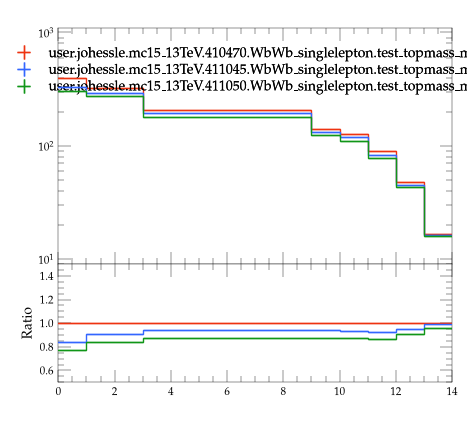

Recreate this plot in Python.
#! /usr/bin/env python3

# This Python script was auto-generated using YODA v2.1.2.
# Analysis object: /WbWb_singlelepton/cutflow
# Timestamp: 07-08-2026 (09:16:01)

import matplotlib as mpl
import matplotlib.pyplot as plt
mpl.use('Agg') # comment out for interactive use
import os
import numpy as np
from numpy import nan, inf

plotDir = os.path.split(os.path.realpath(__file__))[0]
if 'YODA_USER_PLOT_PATH' in globals():
    plot_outdir = globals()['YODA_USER_PLOT_PATH']
else:
    plot_outdir = plotDir

#plot style
plt.style.use(os.path.join(plotDir, '../default.mplstyle'))
# plot metadata
figW, figH = plt.rcParams['figure.figsize']
ax_xLabel = ''
ax_yLabel = ''
ax_title  = ''
ax_xScale = 'linear'
ax_yScale = 'log'
xLims = (0.0, 14.0)
yLims = (9.0, 1100.0)

# TeX-friendly labels for the legend
labels = {
  'legend' : ([ r"user.johessle.mc15\_13TeV.410470.WbWb\_singlelepton.test\_topmass\_mppui", r"user.johessle.mc15\_13TeV.411045.WbWb\_singlelepton.test\_topmass\_mppui", r"user.johessle.mc15\_13TeV.411050.WbWb\_singlelepton.test\_topmass\_mppui" ], r""),
}

# Adjust canvas width and height
canvasW = 10.0
canvasH = 9.0
figW *= canvasW/10.
figH *= canvasH/9.

# Create figure and axis objects
fig, (ax, ratio0_ax) = plt.subplots(2, 1, sharex=True,
                  figsize=(figW,figH), gridspec_kw={'height_ratios': (6.0, 3.0)})

# Set figure margins
plt.subplots_adjust(
    left   = 1.0 * plt.rcParams['figure.subplot.left'],
    right  = 1.0 * plt.rcParams['figure.subplot.right'],
    top    = 1.0 * plt.rcParams['figure.subplot.top'],
    bottom = 1.0 * plt.rcParams['figure.subplot.bottom'])

ratio0_ax.yaxis.set_major_locator(mpl.ticker.MultipleLocator(0.2))
ratio0_ax.set_ylim(0.5, 1.4999)
ratio0_ax.set_ylabel('Ratio')

# the numerical data is stored in a separate file
dataf = dict()
prefix = os.path.split(__file__)[0]
if prefix:    prefix = prefix + '/'
exec(open(prefix+'cutflow__data.py').read(), dataf)


legend_handles = dict() # keep track of handles for the legend

# style options for curves
# starts at zorder>=5 to draw curve on top of legend
styles = {
  'user.johessle.mc15_13TeV.410470.WbWb_singlelepton.test_topmass_mppui.yoda': {
    'color' : '#EE3311',
    'linestyle' : '-',
    'lineopacity' : 1.0,
    'linewidth' : 1,
    'marker' : 'none',
    'markersize' : 2,
    'capsize' : 0.0,
    'zorder' : 5,
    'histstyle' : 1,
    'drawstyle' : 'steps-pre',
    'xerrorbars' : 1,
    'yerrorbars' : 1,
    'fillcolor' : None,
    'fillopacity' : 1.0,
    'ratio0_linestyle' : '-',
    'ratio0_lineopacity' : 1.0,
    'ratio0_linewidth' : 1,
    'ratio0_marker' : 'none',
    'ratio0_markersize' : 2,
    'ratio0_capsize' : 0.0,
    'ratio0_zorder' : 5,
    'ratio0_histstyle' : 1,
    'ratio0_drawstyle' : 'steps-pre',
    'ratio0_xerrorbars' : 1,
    'ratio0_yerrorbars' : 1,
  },
  'user.johessle.mc15_13TeV.411045.WbWb_singlelepton.test_topmass_mppui.yoda': {
    'color' : '#3366FF',
    'linestyle' : '-',
    'lineopacity' : 1.0,
    'linewidth' : 1,
    'marker' : 'none',
    'markersize' : 2,
    'capsize' : 0.0,
    'zorder' : 6,
    'histstyle' : 1,
    'drawstyle' : 'steps-pre',
    'xerrorbars' : 1,
    'yerrorbars' : 1,
    'fillcolor' : None,
    'fillopacity' : 1.0,
    'ratio0_linestyle' : '-',
    'ratio0_lineopacity' : 1.0,
    'ratio0_linewidth' : 1,
    'ratio0_marker' : 'none',
    'ratio0_markersize' : 2,
    'ratio0_capsize' : 0.0,
    'ratio0_zorder' : 6,
    'ratio0_histstyle' : 1,
    'ratio0_drawstyle' : 'steps-pre',
    'ratio0_xerrorbars' : 1,
    'ratio0_yerrorbars' : 1,
  },
  'user.johessle.mc15_13TeV.411050.WbWb_singlelepton.test_topmass_mppui.yoda': {
    'color' : '#109618',
    'linestyle' : '-',
    'lineopacity' : 1.0,
    'linewidth' : 1,
    'marker' : 'none',
    'markersize' : 2,
    'capsize' : 0.0,
    'zorder' : 7,
    'histstyle' : 1,
    'drawstyle' : 'steps-pre',
    'xerrorbars' : 1,
    'yerrorbars' : 1,
    'fillcolor' : None,
    'fillopacity' : 1.0,
    'ratio0_linestyle' : '-',
    'ratio0_lineopacity' : 1.0,
    'ratio0_linewidth' : 1,
    'ratio0_marker' : 'none',
    'ratio0_markersize' : 2,
    'ratio0_capsize' : 0.0,
    'ratio0_zorder' : 7,
    'ratio0_histstyle' : 1,
    'ratio0_drawstyle' : 'steps-pre',
    'ratio0_xerrorbars' : 1,
    'ratio0_yerrorbars' : 1,
  },
}

# curve from input yoda files in main panel
for label, yvals in dataf['yvals'].items():
    if all(np.isnan(v) for v in dataf['yvals'][label]):
        continue
    tmp = None
    if styles[label]['histstyle']: # draw as histogram
        xpos = dataf['xedges'][label] if styles[label]['drawstyle'] else dataf['xpoints'][label]
        ypos = np.insert(yvals, 0, yvals[0]) if styles[label]['drawstyle'] else yvals
        if styles[label]['fillcolor']: # fill area below curve
            ax.fill_between(xpos, ypos, step='pre',
                            color=styles[label]['fillcolor'],
                            alpha=styles[label]['fillopacity'])
        tmp, = ax.plot(xpos, ypos,
                       color=styles[label]['color'],
                       linestyle=styles[label]['linestyle'],
                       alpha=styles[label]['lineopacity'],
                       linewidth=styles[label]['linewidth'],
                       drawstyle=styles[label]['drawstyle'], solid_joinstyle='miter',
                       zorder=styles[label]['zorder'], label=label)
    tmp = ax.errorbar(dataf['xpoints'][label], yvals,
                      xerr=np.array(dataf['xerrs'][label])*styles[label]['xerrorbars'],
                      yerr=np.array(dataf['yerrs'][label])*styles[label]['yerrorbars'],
                      fmt=styles[label]['marker'], capsize=styles[label]['capsize'],
                      alpha=styles[label]['lineopacity'],
                      markersize=styles[label]['markersize'],
                      ecolor=styles[label]['color'],
                      color=styles[label]['color'], zorder=styles[label]['zorder'])
    tmp[-1][0].set_linestyle(styles[label]['linestyle'])
    tmp[-1][0].set_linewidth(styles[label]['linewidth'])
    if label in dataf['add_legend_handle']:  legend_handles[label] = tmp
    for varLabel in dataf['variation_yvals'].keys():
        if varLabel.startswith(label):
            tmp, = ax.plot(dataf['xedges'][label], dataf['variation_yvals'][varLabel],
                           color=styles[label]['color'],
                           linestyle=styles[label]['linestyle'],
                           linewidth=styles[label]['linewidth'],
                           drawstyle='steps-pre', solid_joinstyle='miter',
                           zorder=styles[label]['zorder'], alpha=0.5)


# plots on ratio panel
# curve from input yoda files in ratio panel
for label, yvals in dataf['ratio0_yvals'].items():
    if all(np.isnan(v) for v in yvals):
        continue
    if styles[label]['ratio0_histstyle']: # plot as histogram
        xpos = dataf['xedges']['user.johessle.mc15_13TeV.410470.WbWb_singlelepton.test_topmass_mppui.yoda'] if styles[label]['ratio0_drawstyle'] else dataf['xpoints']['user.johessle.mc15_13TeV.410470.WbWb_singlelepton.test_topmass_mppui.yoda']
        ypos = np.insert(yvals, 0, yvals[0]) if styles[label]['ratio0_drawstyle'] else yvals
        ratio0_ax.plot(xpos, ypos,
                       color=styles[label]['color'],
                       linewidth=styles[label]['linewidth'],
                       linestyle=styles[label]['ratio0_linestyle'],
                       alpha=styles[label]['ratio0_lineopacity'],
                       drawstyle=styles[label]['ratio0_drawstyle'], zorder=styles[label]['zorder'],
                       solid_joinstyle='miter')
    tmp = ratio0_ax.errorbar(dataf['xpoints']['user.johessle.mc15_13TeV.410470.WbWb_singlelepton.test_topmass_mppui.yoda'], yvals,
                             xerr=np.array(dataf['ref_xerrs'])*styles[label]['ratio0_xerrorbars'],
                             yerr=np.array(dataf['ratio0_yerrs'][label])*styles[label]['ratio0_yerrorbars'],
                             fmt=styles[label]['ratio0_marker'], capsize=styles[label]['ratio0_capsize'],
                             alpha=styles[label]['ratio0_lineopacity'],
                             markersize=styles[label]['ratio0_markersize'],
                             ecolor=styles[label]['color'],
                             color=styles[label]['color'])
    tmp[-1][0].set_linestyle(styles[label]['ratio0_linestyle'])
    tmp[-1][0].set_linewidth(styles[label]['ratio0_linewidth'])

    for varlabel in dataf['ratio0_variation_vals'].keys():
        if varlabel.startswith(label):
            ratio0_ax.plot(dataf['xedges']['user.johessle.mc15_13TeV.410470.WbWb_singlelepton.test_topmass_mppui.yoda'],
                            dataf['ratio0_variation_vals'][varlabel],
                            color=styles[label]['color'],
                            linestyle=styles[label]['linestyle'],
                            linewidth=styles[label]['linewidth'],
                            drawstyle='steps-pre', solid_joinstyle='miter',
                            zorder=1, alpha=0.5)

legend_items = list(legend_handles.values())
ax.add_artist(ax.legend(legend_items,
                        labels['legend'][0],
                        title=labels['legend'][1],
                        alignment='left',
                        loc='upper center',
                        bbox_to_anchor=(0.5, 0.97)))

# set plot metadata as defined above
ratio0_ax.set_xlabel(ax_xLabel)
ratio0_ax.xaxis.set_label_coords(1., -0.15)
ax.set_ylabel(ax_yLabel, ha='right', va='top')
ax.yaxis.set_label_coords(-0.11, 1.0)
ax.set_title(ax_title, loc='left')
ax.set_xscale(ax_xScale)
ax.set_yscale(ax_yScale)
ratio0_ax.set_yscale('linear')
ax.set_xlim(xLims)
ax.set_ylim(yLims)

# tick formatting
plt.rcParams['xtick.top'] = True
plt.rcParams['ytick.right'] = True
ax.yaxis.set_major_locator(mpl.ticker.LogLocator(base=10.0, numticks=np.inf))
ax.yaxis.set_minor_locator(mpl.ticker.LogLocator(
                           base=10.0, subs=np.arange(0.1, 1, 0.1), numticks=np.inf))
fig.align_ylabels((ax, ratio0_ax))
plt.savefig(os.path.join(plot_outdir, 'cutflow.pdf'), format='PDF')
plt.savefig(os.path.join(plot_outdir, 'cutflow.png'), format='PNG')

plt.close(fig)
